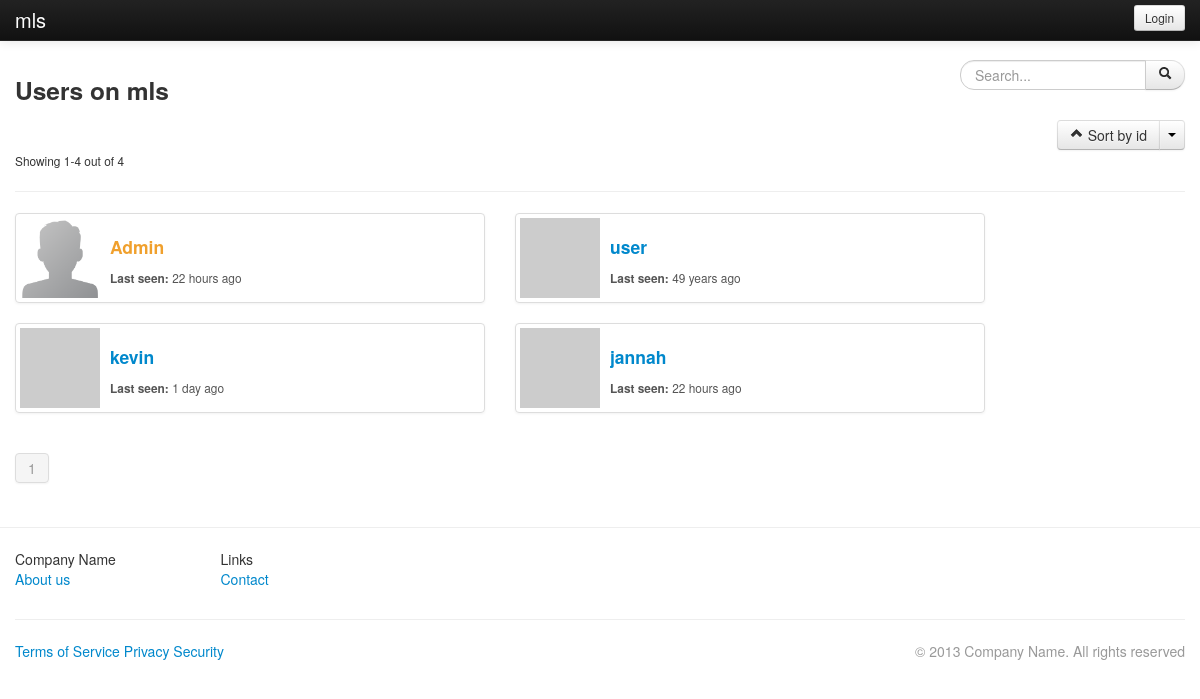
/users_list.php, run on the app's committed database.
### tables this page shows
CREATE TABLE `mls_settings` (
  `site_name` varchar(255) NOT NULL DEFAULT 'Demo Site',
  `url` varchar(300) NOT NULL,
  `admin_email` varchar(255) NOT NULL,
  `max_ban_period` int(11) NOT NULL DEFAULT 10,
  `register` int(11) NOT NULL DEFAULT 1,
  `email_validation` int(11) NOT NULL DEFAULT 0,
  `captcha` int(11) NOT NULL
);

CREATE TABLE `mls_users` (
  `userid` int(11) NOT NULL,
  `username` varchar(50) NOT NULL,
  `display_name` varchar(255) NOT NULL,
  `password` varchar(50) NOT NULL,
  `email` varchar(255) NOT NULL,
  `key` varchar(50) NOT NULL,
  `validated` varchar(100) NOT NULL,
  `groupid` int(11) NOT NULL DEFAULT 2,
  `lastactive` int(11) NOT NULL,
  `showavt` int(11) NOT NULL DEFAULT 1,
  `banned` int(11) NOT NULL,
  `regtime` int(11) NOT NULL
);

### lib/mysql.class.php (called while the page is built, shortened)
<?php
class SafeMySQL
{
    private $conn;
    public $asObj;
    private $defaults = array(
        'host'      => 'localhost',
        'user'      => 'root',
        'pass'      => '',
        'db'        => 'mls',
        'port'      => NULL,
        'socket'    => NULL,
        'pconnect'  => FALSE,
        'charset'   => 'utf8',
        'errmode'   => 'error',
        'exception' => 'Exception',
        'asObj'     => true,
    );
    function __construct($opt = array())
    {
        $opt = array_merge($this->defaults,$opt);
        $this->asObj = $opt['asObj'];
        @$this->conn = mysqli_connect($opt['host'], $opt['user'], $opt['pass'], $opt['db'], $opt['port'], $opt['socket']);
        mysqli_set_charset($this->conn, $opt['charset']) or $this->error(mysqli_error($this->conn));
    }
    public function ret($value)
    {
        if($this->asObj)
            return (object)$value;
        else
            return $value;
    }
    public function fetch($result,$mode=self::RESULT_ASSOC)
    {
        return mysqli_fetch_array($result, $mode);
    }
    public function getRow()
    {
        $query = $this->prepareQuery(func_get_args());
        if ($res = $this->rawQuery($query)) {
            $ret = $this->fetch($res);
            return $this->ret($ret);
        }
        return FALSE;
    }
    public function getAll()
    {
        $ret   = array();
        $query = $this->prepareQuery(func_get_args());
        if ( $res = $this->rawQuery($query) )
        {
            while($row = $this->fetch($res))
            {
                $ret[] = $this->ret($row);
            }
        }
        return $ret;
    }
    private function rawQuery($query)
    {
        $start = microtime(TRUE);
        $res   = mysqli_query($this->conn, $query);
        $timer = microtime(TRUE) - $start;
        return $res;
    }
    private function prepareQuery($args)
    {
        $query = '';
        $raw   = array_shift($args);
        $array = preg_split('~(\?[nsiuap])|(:[A-Za-z0-9]+)~u'," ".$raw,null,PREG_SPLIT_DELIM_CAPTURE);
        $anum  = count($args);
        $array = array_values(array_filter($array));
        preg_match("~:([A-Za-z0-9]+)~u", $raw, $match);
        $named = count($match);
        if($named)
            $vals = array_shift($args);
        else
            $vals = array();
        $pnum  = floor(count($array) / 2) - floor(count($vals)/2);
        foreach ($array as $i => $part)
        {
            if ( ($i % 2) == 0 )
            {
                $query .= $part;
                continue;
            }
            $value = array_shift($args);
            switch ($part)
            {
                case '?i':
                    $part = $this->escapeInt($value);
                    break;
                case '?p':
                    $part = $value;
                    break;
            }
            $query .= $part;
        }
        return $query;
    }
    private function escapeInt($value)
    {
        return $value;
    }
}

### inc/init.php (called while the page is built, shortened)
<?php
$set = new stdClass();
include "settings.php";
include MLS_ROOT."/lib/mysql.class.php";
include MLS_ROOT."/lib/users.class.php";
include MLS_ROOT."/lib/options.class.php";
$db = new SafeMySQL(array(
	'host' 	=> $set->db_host,
	'user'	=> $set->db_user,
	'pass'	=> $set->db_pass,
	'db'=> $set->db_name));
if(!($db_set = $db->getRow("SELECT * FROM `".MLS_PREFIX."settings` LIMIT 1"))) {
	header("Location: install.php");
	exit;
}
$set = (object)array_merge((array)$set,(array)$db_set);
$user = new User($db);
$options = new Options;

### settings.php (called while the page is built, shortened)
<?php
$set->db_host = 'localhost';
$set->db_user = 'root';
$set->db_pass = '';
$set->db_name = 'mls';

### lib/options.class.php (called while the page is built, shortened)
<?php
class Options
{
	public function html($string) {
		return htmlentities($string, ENT_QUOTES);
	}
	public function tsince($time, $end_msg = 'ago') {
	    $time = abs(time() - $time);
	    $tokens = array (
	        31536000 => 'year',
	        2592000 => 'month',
	        604800 => 'week',
	        86400 => 'day',
	        3600 => 'hour',
	        60 => 'minute',
	        1 => 'second'
	    );
	    foreach ($tokens as $unit => $text) {
	        if ($time < $unit) continue;
	        $numberOfUnits = floor($time / $unit);
	        return $numberOfUnits.' '.$text.(($numberOfUnits>1)?'s':'').' '. $end_msg;
	    }
	}
}

### users_list.php (the view, shortened to what this page needs)
<?php
include "inc/init.php";
include 'lib/pagination.class.php';
$content = '';
if(!isset($_GET['page']))
  $page_number = 1;
$sort_name = array("id", "name");
if(!isset($_GET['sort']) || !in_array($_GET['sort'], array(0,1)))
  $sort = 0;
else
  $sort = (int)$_GET['sort'];
if(!isset($_GET['sort_type']) || !in_array($_GET['sort_type'], array(0,1)))
  $sort_type = 0;
else
  $sort_type = (int)$_GET['sort_type'];
if($sort == 1) {
  $order_by = "`username` ". (!$sort_type ? "ASC" : "DESC");
} else {
  $order_by = "`userid` ". (!$sort_type ? "ASC" : "DESC");
}
$show_sort_options = '';
foreach ($sort_name as $k => $v) {
  if($k != $sort)
    $show_sort_options .= "<li><a href='?sort=$k'>Sort by $v</a></li>";
}
$where = '';
if($total_results = $db->getRow("SELECT COUNT(*) as count FROM `".MLS_PREFIX."users` ?p", $where)->count) {
    $perpage = 10;
    $start = ($page_number - 1) * $perpage;
    $data = $db->getAll("SELECT * FROM `".MLS_PREFIX."users` ?p ORDER BY ?p LIMIT ?i,?i", $where, $order_by, $start, $perpage);
    $pagination = new pagination($total_results, $page_number, $perpage);
    foreach($data as $u) {
    	$content .= "<li class='span5 clearfix'>
      <div class='thumbnail clearfix'>
    	<a href='$set->url/profile.php?u=$u->userid'><img src='".$user->getAvatar($u->userid)."' width='80' alt='".$options->html($u->username)."' class='pull-left clearfix' style='margin-right:10px'>
        <div class='caption' class='pull-left'>
          <h4>
    	      <a href='$set->url/profile.php?u=$u->userid'>".$user->showName($u->userid)."</a>
          </h4>
          <small><b>Last seen: </b> ".$options->tsince($u->lastactive)."</small>
          </div>
        </div>
      </li>";
    }
} else
  $page->error = "No results were found !";
include 'header.php';
echo "
<div class='container'>
  <h3 class='pull-left'>Users on ".$set->site_name."</h3>
  <form class='form-search' action='?'>
    <div class='input-append pull-right'>
      <input class='span2 search-query' name='q' type='text' ".( isset($_GET['q']) ? "value='".$options->html($_GET['q'])."'" : "" )." placeholder='Search...'/>
      <button type='submit' class='btn'><i class='icon-search'></i></button>
      ".$options->queryString("hidden", array("q","page"))."
    </div>
  </form>
  <div class='clearfix'></div>
  <div class='btn-group pull-right'>
    <a class='btn btn' href='?sort=$sort&sort_type=".(!$sort_type ? 1 : 0)."'><i class='icon-chevron-".(!$sort_type ? 'up' : 'down')."'></i> Sort by ".$sort_name[$sort]."</a>
    <a class='btn btn dropdown-toggle' data-toggle='dropdown' href='#'><span class='caret'></span></a>
    <ul class='dropdown-menu'>
      $show_sort_options
    </ul>
  </div>
  <div class='clearfix'></div>";
  if(isset($data))
    echo "<small>Showing ".($start+1)."-".($start+count($data))." out of ".$total_results."</small><hr>";
  else
    echo "<hr>";
echo "
  <ul class='thumbnails'>
		$content
	</ul>
".(isset($pagination) ? $pagination->pages : "" )."
</div>";
include 'footer.php';

### lib/pagination.class.php (shortened to what this page needs)
<?php
class pagination {
	function __construct($total, $page, $perpage = 10){
		$total_pages = ceil($total/$perpage);
		$query = '';
		$this->pages = "<div class='pagination'><ul>";
		for($i = max(1, $page - 3); $i <= min($page + 3, $total_pages); $i++)
			$this->pages .= ($i == $page ? "<li class='active'><a>".$i."</a></li>" : " <li><a href='?page=$i$query'>$i</a></li> ");
		$this->pages .= "</ul></div>";
		return true;
	}
}

### lib/users.class.php (shortened to what this page needs)
<?php
class User {
	var $db;
	var $data;
	function __construct($db) {
		$this->db = $db;
		$this->data = new stdClass();
		if(!$this->islg()) {
			$this->data = new stdClass();
			$this->data->groupid = 1;
		}
		$this->group = $this->getGroup();
	}
	function islg() {
		return false;
	}
	function getAvatar($userid = 0, $size = null) {
		global $set;
		$u = $this->db->getRow("SELECT `email`, `showavt` FROM `".MLS_PREFIX."users` WHERE `userid` = ?i", $userid);
		if($u->showavt)
			return "http://www.gravatar.com/avatar/".md5($u->email).$size;
		else
			return "$set->url/img/default-avatar.png";
	}
	function getGroup($userid = 0) {
		if(!$userid)
			return $this->db->getRow("SELECT * FROM `".MLS_PREFIX."groups` WHERE `groupid` = ?i", $this->data->groupid);
		$u = $this->db->getRow("SELECT `groupid` FROM `".MLS_PREFIX."users` WHERE `userid` = ?i", $userid);
		return $this->db->getRow("SELECT * FROM `".MLS_PREFIX."groups` WHERE `groupid` = ?i", $u->groupid);
	}
	function showName($userid = 0) {
		$u = $this->db->getRow("SELECT `display_name`,`banned` FROM `".MLS_PREFIX."users` WHERE `userid` = ?i", $userid);
		$group = $this->getGroup($userid);
		if($u->banned)
			return "<strike>".htmlentities($u->display_name, ENT_QUOTES)."</strike>";
		else
			return "<font color='".$group->color."'>".htmlentities($u->display_name, ENT_QUOTES)."</font>";
	}
}

### header.php (shortened to what this page needs)
?><!DOCTYPE html>
 <html class="no-js">
    <head>
        <link rel="stylesheet" href="<?php echo $set->url; ?>/css/bootstrap.min.css">
        <link rel="stylesheet" href="<?php echo $set->url; ?>/css/bootstrap-responsive.min.css">
        <link rel="stylesheet" href="<?php echo $set->url; ?>/css/main.css">
    </head>
    <body>
        <div class="navbar navbar-inverse navbar-fixed-top">
            <div class="navbar-inner">
                <div class="container">
                    <a class="brand" href="<?php echo $set->url; ?>"><?php echo $set->site_name; ?></a>
                    <div class="nav-collapse collapse">
<?php
if(!$user->islg()) {
echo "<span class='pull-right'>
        <a href='#loginModal' data-toggle='modal' class='btn btn-small'>Login</a>
    </span>
    ";
}
echo "
            </div>
        </div>
    </div>
</div>";

### footer.php (shortened to what this page needs)
<?php
echo "
<hr>
<div class='modal hide' id='loginModal'>
    <div class='modal-header'>
        <button type='button' class='close' data-dismiss='modal'>✕</button>
        <h3>Login</h3>
    </div>
        <div class='modal-body' style='text-align:center;'>
        <div class='row-fluid'>
            <div class='span10 offset1'>
                <div id='modalTab'>
                    <div class='tab-content'>
                        <div class='tab-pane active' id='login'>
                            <form method='post' action='$set->url/login.php' name='login_form'>
                                <p><input type='text' class='span12' name='name' placeholder='Username'></p>
                                <p><input type='password' class='span12' name='password' placeholder='Password'></p>
                                <p>
                                	<input class='pull-left' type='checkbox' name='r' value='1' id='rm'>
                                	<label class='pull-left' for='rm'>Remember Me</label>
                                </p>
                                <div class='clearfix'></div>
                                <input type='hidden' name='token' value='".$_SESSION['token']."'>
                                <p><button type='submit' class='btn btn-primary'>Sign in</button>
                                <a href='#forgotpassword' data-toggle='tab'>Forgot Password?</a>
                                </p>
                            </form>
                        </div>
                        <div class='tab-pane fade' id='forgotpassword'>
                            <form method='post' action='$set->url/login.php?forget=1' name='forgot_password'>
                                <p>Hey this stuff happens, send us your email and we'll reset it for you!</p>
                                <input type='text' class='span12' name='email' placeholder='Email'>
                                <p><button type='submit' class='btn btn-primary'>Submit</button>
                                <input type='hidden' name='token' value='".$_SESSION['token']."'>
                                <a href='#login' data-toggle='tab'>Wait, I remember it now!</a>
                                </p>
                            </form>
                        </div>
                    </div>
                </div>
            </div>
        </div>
    </div>
</div>
";
?>
<div class="container">
<div class="row-fluid">
				<div class="span12">
					<div class="span2" style="width: 15%;">
						<ul class="unstyled">
							<li>Company Name<li>
							<li><a href="#">About us</a></li>
						</ul>
					</div>
					<div class="span2" style="width: 15%;">
						<ul class="unstyled">
							<li>Links<li>
							<li><a href="<?php echo $set->url;?>/contact.php">Contact</a></li>
						</ul>
					</div>
				</div>
			</div>
			<hr>
			<div class="row-fluid">
				<div class="span12">
					<div class="span8">
						<a href="#">Terms of Service</a>
						<a href="#">Privacy</a>
						<a href="#">Security</a>
					</div>
					<div class="span4">
						<p class="muted pull-right">© 2013 Company Name. All rights reserved</p>
					</div>
				</div>
			</div>
  </div>
</body>
</html>

### header.php (style rules this page uses)
body { padding-top: 60px; padding-bottom: 40px; }

### data on the page
mls_settings: site_name "mls"
mls_users: shows a picture, display_name "Admin", lastactive "22 hours ago"
mls_users: display_name "user", lastactive "49 years ago"
mls_users: display_name "kevin", lastactive "1 day ago"
mls_users: display_name "jannah", lastactive "22 hours ago"

### other printed values
$sort_name[$sort] "id"
$start+1 "1"
$start+count($data) "4"
$total_results "4"
